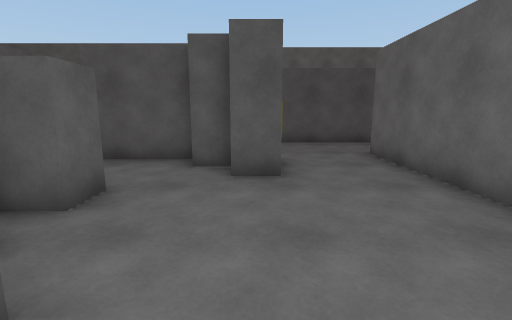
[1] (above)

24 first-person views from a walk through a Unity game level. The camera is 1.3 m above the floor, tilts 10° down and sees 85° across. The floor is counted in squares, 1 m on a side. Each view is taken from the middle of a square. On the plan, view 1 faces up. The plan holds only what a view shows up to about 13 squares ahead; the rest is blank. The place goes on beyond the plan. The player character is not drawn. Some surface patterns are stand-ins.

[2]
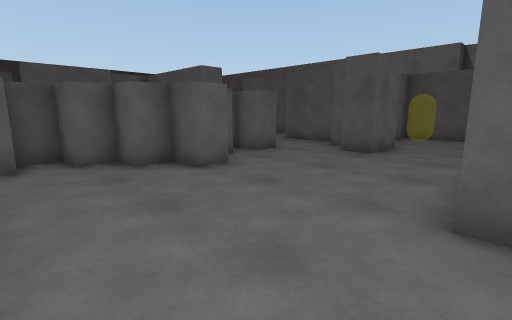

[3]
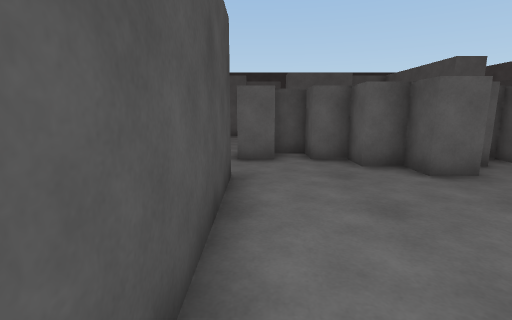

[4]
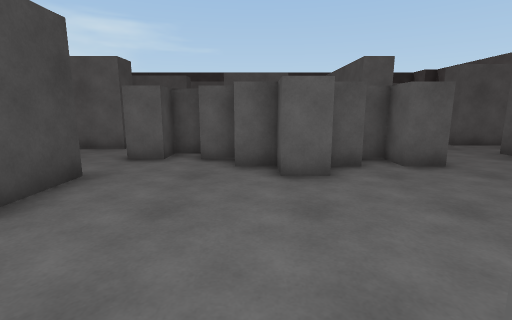

[5]
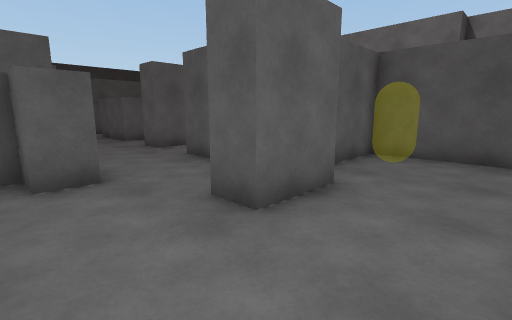

[6]
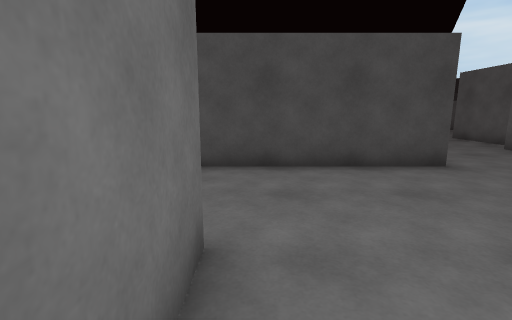

[7]
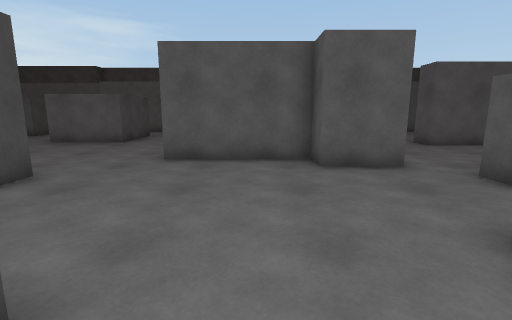

[8]
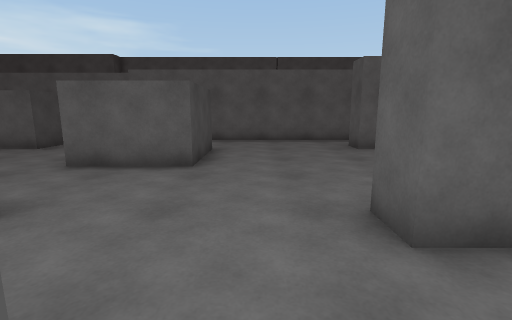

[9]
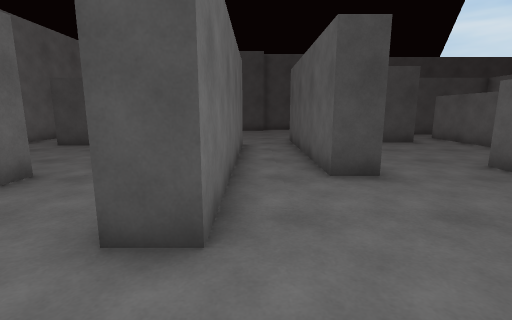

[10]
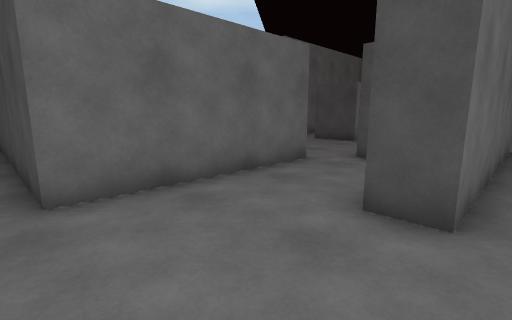

[11]
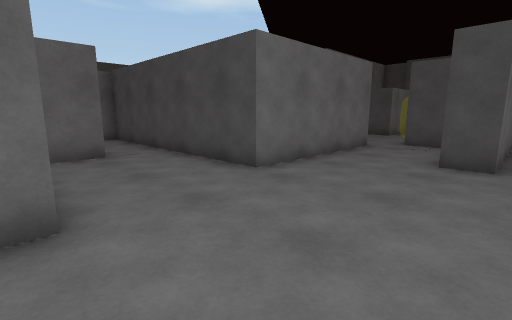

[12]
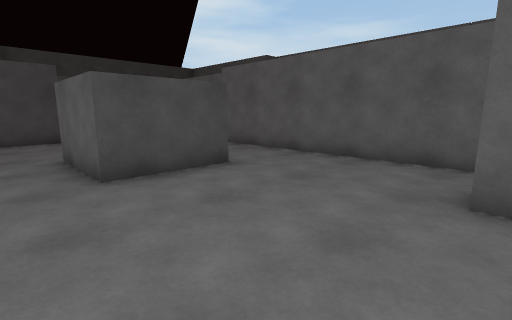

[13]
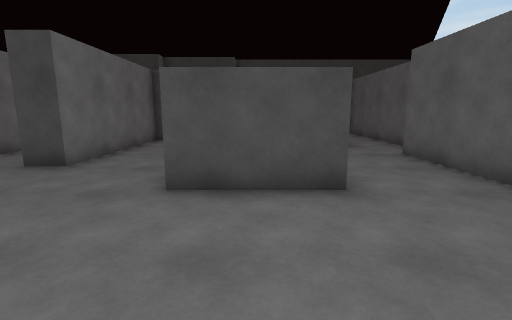

[14]
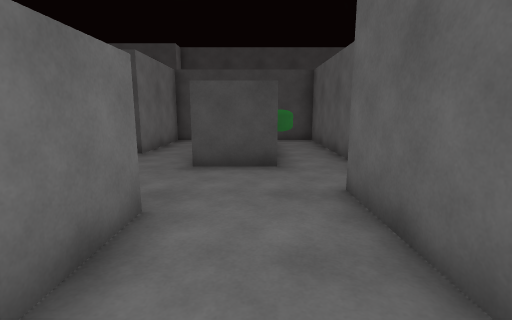

[15]
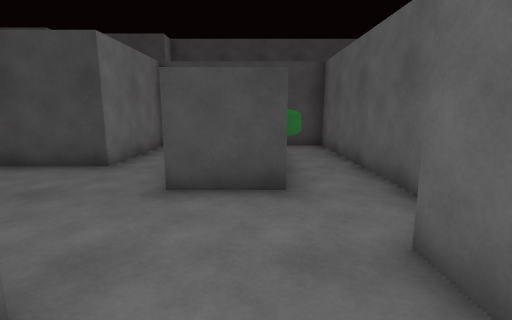

[16]
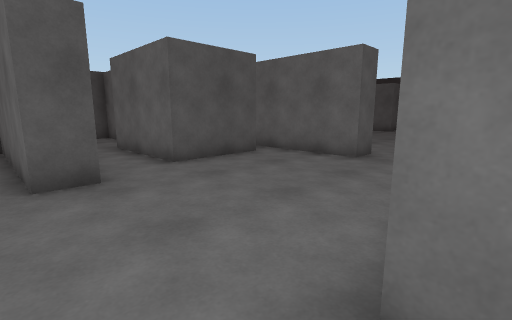

[17]
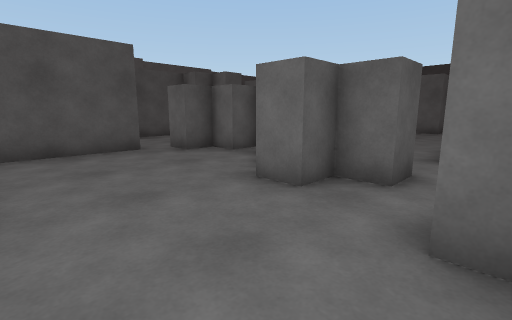

[18]
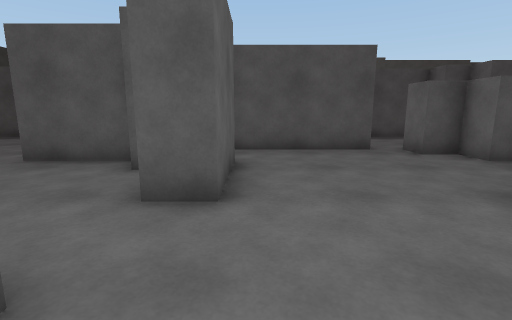

[19]
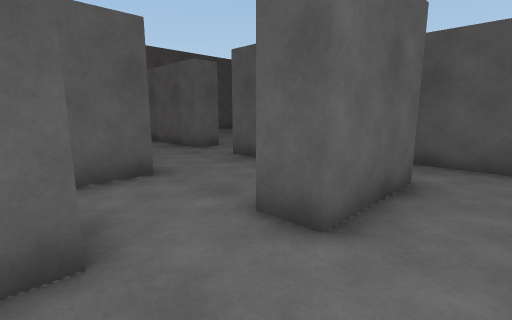

[20]
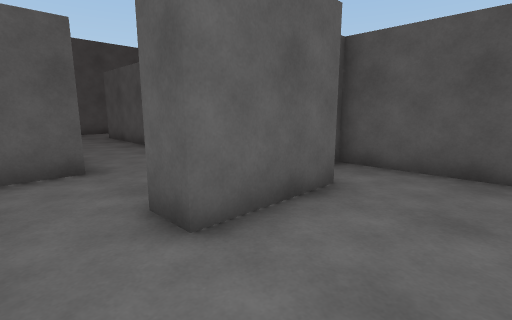

[21]
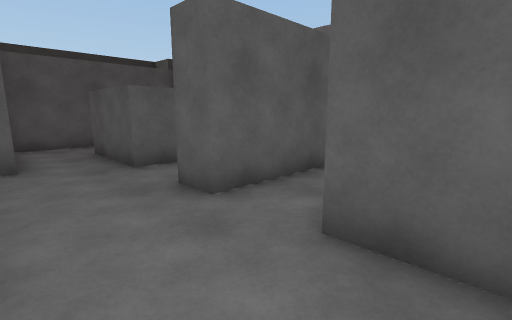

[22]
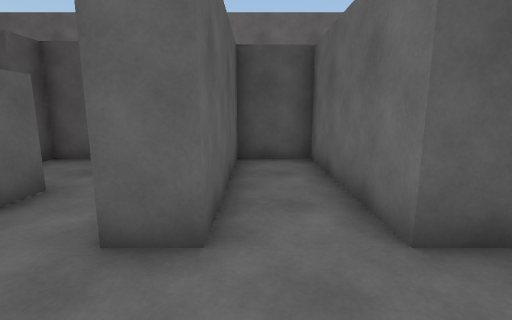

[23]
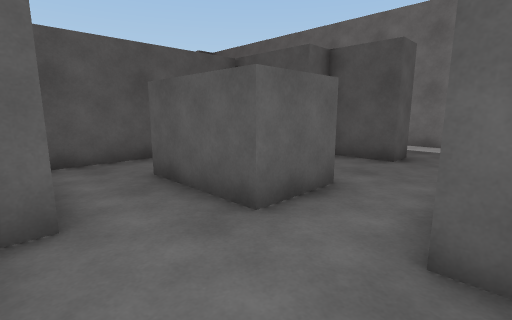

[24]
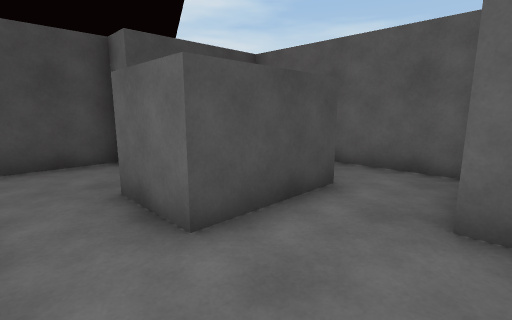

### Floor plan
Ten units are one square. View 1 is at (0, 0); x grows to the right and y downward. Boxes are objects, and circles mark ways between rooms. Rooms are numbered by the first view taken in them; rooms with no view inside come last. Other rooms are left out.
<svg viewBox="-180 -130 230 390">
<path fill="none" stroke="#000" d="M-15 -16 -15 -5 -25 -5 -25 5 -35 5 -35 15 -45 15 -45 25 -35 25 -35 35M-25 -26 -25 -18M-5 -65 -15 -65M-25 -46 -25 -35 -35 -35 -35 -29M40 -5 35 -5 35 -85M5 -76 5 -55 -5 -55M-16 -75 -26 -75M-16 35 44 35M45 -115 -5 -115 -5 -92M-85 75 -115 75M-28 165 -15 165M-135 165 -135 135 -105 135 -105 165M-135 79 -135 85 -145 85M-5 156 -5 95 45 95M-45 204 -45 125 -35 125M-55 44 -55 65 -65 65 -65 105 -75 105 -75 65M-15 56 -15 50M-165 78 -165 175M-156 195 -135 195 -135 232M-35 35 -45 35M-115 235 -115 215 -75 215 -75 155 -65 155 -65 205M-45 25 -55 25M-175 191 -175 255 -159 255M35 76 35 61M-55 25 -55 15M-95 -16 -95 15 -105 15M-105 34 -105 40M-65 50 -65 45M-45 35 -45 25M-35 -15 -35 -25 -45 -25 -45 -35M-54 -35 -105 -35M-105 -56 -105 -50M-95 -95 -95 -75 -125 -75M-106 -45 -82 -45M-26 -75 -45 -75 -45 -125 -51 -125M-60 -125 -65 -125 -65 -75 -75 -75M-145 -94 -145 -58M-109 -125 -115 -125 -115 -115M-126 -95 -95 -95M-145 -111 -145 -94"/>
<circle cx="-25" cy="35" r="3" fill="#2a7"/>
<circle cx="-20" cy="-60" r="3" fill="#2a7"/>
<circle cx="-50" cy="40" r="3" fill="#2a7"/>
<circle cx="-80" cy="70" r="3" fill="#2a7"/>
<circle cx="-50" cy="-40" r="3" fill="#2a7"/>
<circle cx="-135" cy="-85" r="3" fill="#2a7"/>
<circle cx="-85" cy="-85" r="3" fill="#2a7"/>
<text x="10" y="-30">1</text>
<text x="-80" y="130">2</text>
<text x="-80" y="10">3</text>
<text x="-80" y="-70">4</text>
<text x="-110" y="-110">5</text>
</svg>
Room 1 opens to room 2. Room 1 opens to room 4. Room 2 opens to room 3. Room 3 opens to room 4. Room 4 opens to room 5.

Where each view was taken, in squares from view 1:
view 1: 0 up, 0 right, facing up
view 2: 3 down, 4 right, facing up-left
view 3: 3 down, 4 right, facing left
view 4: 0 up, 4 right, facing left
view 5: 3 up, 3 right, facing up-left
view 6: 3 up, 3 right, facing down
view 7: 8 down, 1 right, facing left
view 8: 12 down, 4 left, facing left
view 9: 10 down, 5 left, facing down
view 10: 9 down, 5 left, facing down-right
view 11: 5 down, 5 left, facing down-right
view 12: 8 down, 9 left, facing down-left
view 13: 9 down, 12 left, facing down
view 14: 13 down, 15 left, facing down
view 15: 15 down, 15 left, facing down
view 16: 14 down, 15 left, facing up-right
view 17: 5 down, 9 left, facing up-right
view 18: 5 down, 9 left, facing up
view 19: 4 down, 8 left, facing up-left
view 20: 3 down, 7 left, facing up-left
view 21: 5 up, 3 left, facing up-left
view 22: 5 up, 6 left, facing up
view 23: 5 up, 7 left, facing up-left
view 24: 12 up, 8 left, facing down-left
